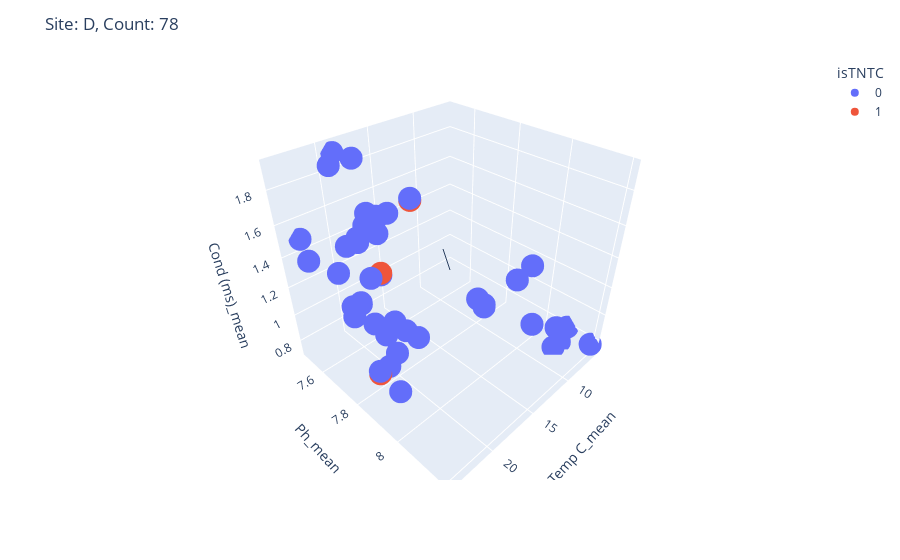
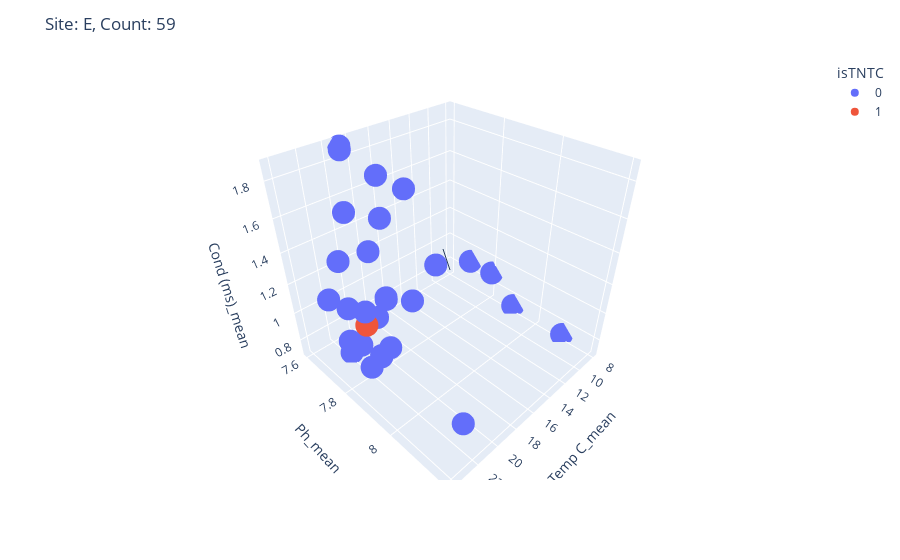
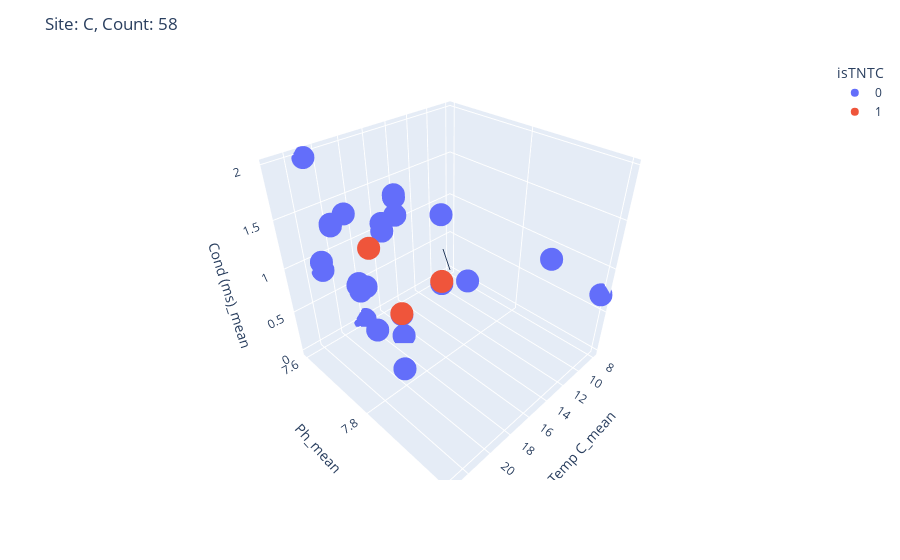
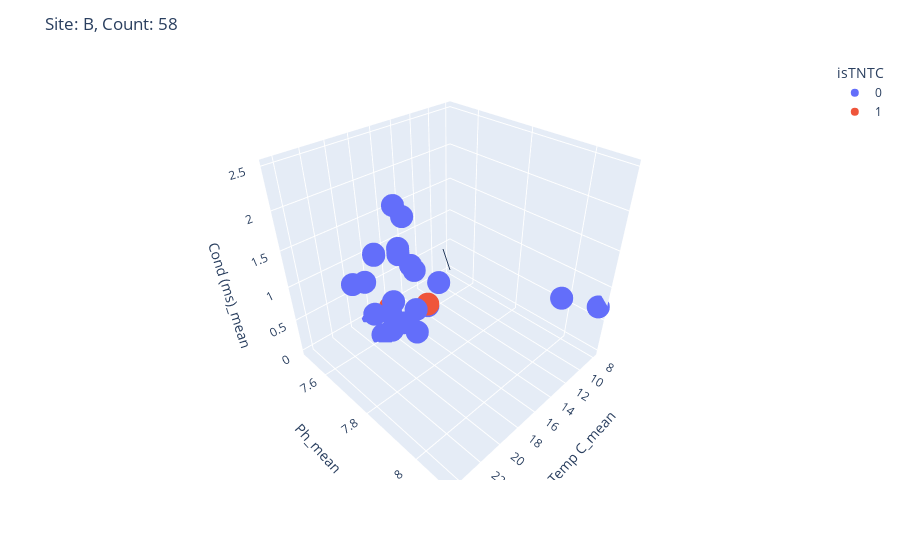

The notebook cell these images were saved under, in order:
### Code cell
for site in class_ecoli_df['Site'].unique():
    fig = px.scatter_3d(class_ecoli_df[class_ecoli_df['Site'] == site], x='Temp C_mean', y='Ph_mean', z='Cond (ms)_mean', color='isTNTC')
    fig.update_layout(title_text="Site: " + site + ', ' + 'Count: ' + str(len(class_ecoli_df[class_ecoli_df['Site'] == site])))

    fig.add_annotation()
    fig.show()

### Figure 1 — Plotly figure (JSON) as saved in the notebook; plotly's stock layout.template omitted (floating-point values rounded to 4 significant figures)
{"data": [{"hovertemplate": "isTNTC=0<br>Temp C_mean=%{x}<br>Ph_mean=%{y}<br>Cond (ms)_mean=%{z}<extra></extra>", "legendgroup": "0", "marker": {"color": "#636efa", "symbol": "circle"}, "mode": "markers", "name": "0", "scene": "scene", "showlegend": true, "type": "scatter3d", "x": [6, 6, 9, 8, 11, 9, 9, 10, 10, 8, 8, 8, 7, 21, 21, 21, 21, 22, 22, 22, 22, 22, 22, 20, 20, 22, 22, 21, 21, 22, 22, 21, 21, 21, 21, 21, 21, 21, 21, 20, 20, 22, 22, 21, 21, 21, 20, 20, 20, 19, 19, 19, 19, 21, 22, 22, 24, 24, 23.4, 23.4, 23, 23, 23, 23, 21, 21, 21, 21.9, 23, 23.9, 23.9, 23, 22, 21, 20], "y": [8.1, 8.2, 7.8, 8, 8, 8, 7.8, 7.8, 7.8, 8.1, 8.1, 8.1, 8.1, 7.8, 7.8, 7.8, 7.8, 7.9, 7.9, 7.9, 7.9, 7.8, 7.8, 7.8, 7.8, 7.8, 7.8, 7.9, 7.9, 7.8, 7.8, 7.8, 7.8, 7.8, 7.8, 7.8, 7.8, 7.8, 7.8, 7.9, 7.9, 7.9, 7.9, 7.8, 7.8, 7.8, 7.7, 7.7, 7.7, 7.6, 7.6, 7.5, 7.5, 7.7, 7.7, 7.7, 7.82, 7.82, 7.78, 7.78, 7.8, 7.8, 7.8, 7.8, 7.7, 7.6, 7.6, 7.8, 7.5, 7.6, 7.6, 7.7, 8, 7.8, 7.9], "z": [0.8, 0.77, 0.8, 0.8, 1.25, 1.28, 0.78, 0.885, 0.885, 0.88, 0.88, 0.72, 0.72, 1.766, 1.766, 1.781, 1.781, 1.08, 1.08, 0.79, 0.79, 0.8, 1.76, 1.77, 1.77, 1.17, 1.17, 1.19, 1.19, 0.82, 0.82, 0.81, 0.81, 1.05, 1.05, 1.05, 1.05, 1.45, 1.45, 1.91, 1.91, 1.29, 1.29, 1.688, 1.688, 1.688, 1.703, 1.703, 1.703, 1.92, 1.92, 1.9, 1.9, 1.59, 1.57, 1.57, 1.32, 1.32, 1.32, 1.32, 1.34, 1.34, 1.35, 1.35, 1.562, 1.922, 1.922, 1.46, 1.49, 1.46, 1.46, 1.44, 1.3, 1.46, 1.9]}, {"hovertemplate": "isTNTC=1<br>Temp C_mean=%{x}<br>Ph_mean=%{y}<br>Cond (ms)_mean=%{z}<extra></extra>", "legendgroup": "1", "marker": {"color": "#EF553B", "symbol": "circle"}, "mode": "markers", "name": "1", "scene": "scene", "showlegend": true, "type": "scatter3d", "x": [22, 21, 20], "y": [7.8, 7.8, 7.9], "z": [0.8, 1.46, 1.9]}], "layout": {"annotations": [{}], "legend": {"title": {"text": "isTNTC"}, "tracegroupgap": 0}, "margin": {"t": 60}, "scene": {"domain": {"x": [0, 1], "y": [0, 1]}, "xaxis": {"title": {"text": "Temp C_mean"}}, "yaxis": {"title": {"text": "Ph_mean"}}, "zaxis": {"title": {"text": "Cond (ms)_mean"}}}, "title": {"text": "Site: D, Count: 78"}}}

### Figure 2 — Plotly figure (JSON) as saved in the notebook; plotly's stock layout.template omitted (floating-point values rounded to 4 significant figures)
{"data": [{"hovertemplate": "isTNTC=0<br>Temp C_mean=%{x}<br>Ph_mean=%{y}<br>Cond (ms)_mean=%{z}<extra></extra>", "legendgroup": "0", "marker": {"color": "#636efa", "symbol": "circle"}, "mode": "markers", "name": "0", "scene": "scene", "showlegend": true, "type": "scatter3d", "x": [8, 8, 8, 8, 22, 23, 23, 22, 22, 21, 21, 21, 21, 23, 23, 22, 22, 21, 21, 22, 22, 21, 21, 20, 20, 20, 20, 20, 20, 22, 22, 22, 22, 20, 20, 20, 21, 21, 21, 19, 19, 19, 19, 22, 22, 22, 22, 23.8, 23.8, 24.1, 24.1, 22, 22, 22, 22, 22, null], "y": [7.8, 7.7, 7.9, 8.1, 8, 8.2, 8.2, 7.9, 7.9, 7.8, 7.8, 7.8, 7.8, 7.9, 7.9, 7.8, 7.8, 7.7, 7.7, 7.8, 7.8, 7.8, 7.8, 8, 8, 7.9, 7.9, 7.8, 7.8, 7.9, 7.9, 7.9, 7.9, 7.8, 7.8, 7.8, 7.7, 7.7, 7.7, 7.6, 7.6, 7.6, 7.6, 7.7, 7.7, 7.7, 7.7, 7.83, 7.83, 7.76, 7.76, 7.7, 7.7, 7.7, 7.7, 7.8, null], "z": [0.89, 0.89, 0.725, 0.72, 1.44, 1.02, 1.02, 1.03, 1.03, 0.78, 0.78, 0.79, 0.79, 1.64, 1.64, 0.75, 0.75, 0.74, 0.74, 1.06, 1.06, 1.07, 1.07, 1.56, 1.56, 1.86, 1.86, 1.86, 1.86, 1.35, 1.35, 1.34, 1.34, 1.641, 1.641, 1.641, 1.625, 1.625, 1.625, 1.87, 1.87, 1.85, 1.85, 0.82, 0.82, 0.73, 0.73, 1.28, 1.28, 1.27, 1.27, 1.37, 1.37, 1.37, 1.37, 1.15, null]}, {"hovertemplate": "isTNTC=1<br>Temp C_mean=%{x}<br>Ph_mean=%{y}<br>Cond (ms)_mean=%{z}<extra></extra>", "legendgroup": "1", "marker": {"color": "#EF553B", "symbol": "circle"}, "mode": "markers", "name": "1", "scene": "scene", "showlegend": true, "type": "scatter3d", "x": [22, 22], "y": [7.8, 7.8], "z": [1.06, 1.06]}], "layout": {"annotations": [{}], "legend": {"title": {"text": "isTNTC"}, "tracegroupgap": 0}, "margin": {"t": 60}, "scene": {"domain": {"x": [0, 1], "y": [0, 1]}, "xaxis": {"title": {"text": "Temp C_mean"}}, "yaxis": {"title": {"text": "Ph_mean"}}, "zaxis": {"title": {"text": "Cond (ms)_mean"}}}, "title": {"text": "Site: E, Count: 59"}}}

### Figure 3 — Plotly figure (JSON) as saved in the notebook; plotly's stock layout.template omitted (floating-point values rounded to 4 significant figures)
{"data": [{"hovertemplate": "isTNTC=0<br>Temp C_mean=%{x}<br>Ph_mean=%{y}<br>Cond (ms)_mean=%{z}<extra></extra>", "legendgroup": "0", "marker": {"color": "#636efa", "symbol": "circle"}, "mode": "markers", "name": "0", "scene": "scene", "showlegend": true, "type": "scatter3d", "x": [9, 8, 20, 20, 20, 20, 21, 21, 20, 20, 20, 20, 21, 21, 20, 20, 22, 22, 23, 23, 22, 20, 20, 20, 20, 22, 22, 22, 22, 22, 22, 18, 18, 17, 17, 21, 21, 21, 21, 23.1, 23.1, 22.7, 22.7, 23, 23, 23, 23, 22, 22, 22, 22, 21, 21, 20, 20], "y": [7.9, 8, 7.8, 7.8, 7.8, 7.8, 7.8, 7.8, 7.8, 7.8, 7.7, 7.7, 7.6, 7.6, 7.8, 7.8, 8, 8, 7.9, 7.9, 7.8, 7.9, 7.9, 7.9, 7.9, 7.8, 7.8, 7.8, 7.8, 7.8, 7.8, 7.6, 7.6, 7.7, 7.7, 7.8, 7.8, 7.7, 7.7, 7.81, 7.81, 7.79, 7.79, 7.7, 7.7, 7.8, 7.8, 7.7, 7.7, 7.7, 7.7, 7.6, 7.6, 7.9, 7.9], "z": [0.935, 0.71, 1.93, 1.93, 1.95, 1.95, 1.766, 1.766, 1.781, 1.781, 0.85, 0.85, 0.85, 0.85, 0.82, 0.82, 1.83, 1.83, 0.82, 0.82, 0.81, 1.41, 1.41, 1.98, 1.98, 1.609, 1.609, 1.609, 1.609, 1.609, 1.609, 0, 0, 0, 0, 1.7, 1.7, 1.65, 1.65, 1.32, 1.32, 1.31, 1.31, 1.31, 1.31, 1.34, 1.34, 1.609, 1.609, 1.594, 1.594, 1.98, 1.98, 1.43, 1.98]}, {"hovertemplate": "isTNTC=1<br>Temp C_mean=%{x}<br>Ph_mean=%{y}<br>Cond (ms)_mean=%{z}<extra></extra>", "legendgroup": "1", "marker": {"color": "#EF553B", "symbol": "circle"}, "mode": "markers", "name": "1", "scene": "scene", "showlegend": true, "type": "scatter3d", "x": [22, 20, 20], "y": [7.8, 7.8, 7.9], "z": [1.609, 0.83, 1.43]}], "layout": {"annotations": [{}], "legend": {"title": {"text": "isTNTC"}, "tracegroupgap": 0}, "margin": {"t": 60}, "scene": {"domain": {"x": [0, 1], "y": [0, 1]}, "xaxis": {"title": {"text": "Temp C_mean"}}, "yaxis": {"title": {"text": "Ph_mean"}}, "zaxis": {"title": {"text": "Cond (ms)_mean"}}}, "title": {"text": "Site: C, Count: 58"}}}

### Figure 4 — Plotly figure (JSON) as saved in the notebook; plotly's stock layout.template omitted (floating-point values rounded to 4 significant figures)
{"data": [{"hovertemplate": "isTNTC=0<br>Temp C_mean=%{x}<br>Ph_mean=%{y}<br>Cond (ms)_mean=%{z}<extra></extra>", "legendgroup": "0", "marker": {"color": "#636efa", "symbol": "circle"}, "mode": "markers", "name": "0", "scene": "scene", "showlegend": true, "type": "scatter3d", "x": [9, 8, 22, 22, 22, 22, 22, 22, 21, 21, 22, 22, 20, 20, 21, 21, 21, 21, 21, 21, 21, 21, 18, 18, 19, 19, 21, 21, 21, 21, 24.4, 24.4, 22.9, 22.9, 23, 23, 22, 22, 21, 21, 21, 21, 22.7, 22.7, 22, 22, 21, 21, null, 20, 20], "y": [8, 8.1, 7.8, 7.9, 7.9, 7.9, 7.8, 7.8, 7.8, 7.8, 7.9, 7.9, 7.9, 7.9, 7.9, 7.9, 7.7, 7.7, 7.7, 7.7, 7.7, 7.7, 7.5, 7.5, 7.6, 7.6, 7.8, 7.8, 7.8, 7.8, 7.86, 7.86, 7.86, 7.86, 7.7, 7.7, 7.7, 7.7, 7.8, 7.8, 7.8, 7.8, 7.9, 7.9, 7.84, 7.84, 7.9, 7.9, null, 7.8, 7.8], "z": [0.695, 0.71, 1.14, 1.14, 1.14, 1.89, 0.9, 0.9, 0.91, 0.91, 1.43, 1.43, 1.594, 1.594, 1.39, 1.39, 1.594, 1.594, 1.594, 1.609, 1.609, 1.609, 0, 0, 0, 0, 1.87, 1.87, 1.87, 1.87, 1.49, 1.49, 1.51, 1.51, 1.37, 1.37, 1.32, 1.32, 1.797, 1.797, 1.821, 1.821, 2.49, 2.49, 2.46, 2.46, 1.41, 1.41, null, 1.594, 1.594]}, {"hovertemplate": "isTNTC=1<br>Temp C_mean=%{x}<br>Ph_mean=%{y}<br>Cond (ms)_mean=%{z}<extra></extra>", "legendgroup": "1", "marker": {"color": "#EF553B", "symbol": "circle"}, "mode": "markers", "name": "1", "scene": "scene", "showlegend": true, "type": "scatter3d", "x": [21, 20, 20, 20, 20, 20, 20], "y": [7.9, 7.7, 7.7, 7.7, 7.7, 7.7, 7.7], "z": [1.41, 0.79, 0.79, 0.79, 0.79, 0.79, 0.79]}], "layout": {"annotations": [{}], "legend": {"title": {"text": "isTNTC"}, "tracegroupgap": 0}, "margin": {"t": 60}, "scene": {"domain": {"x": [0, 1], "y": [0, 1]}, "xaxis": {"title": {"text": "Temp C_mean"}}, "yaxis": {"title": {"text": "Ph_mean"}}, "zaxis": {"title": {"text": "Cond (ms)_mean"}}}, "title": {"text": "Site: B, Count: 58"}}}
